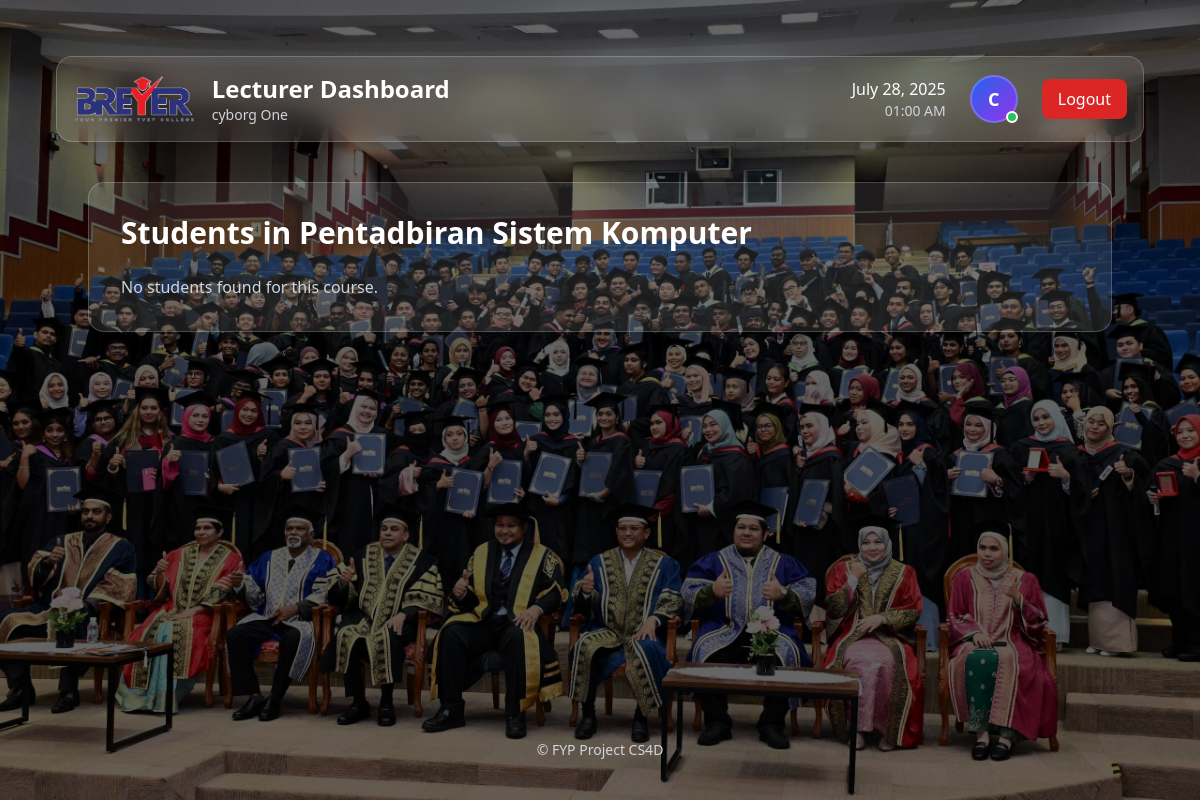
Before: /lecturer/courses/1/students/ (signed in) with the older database file.
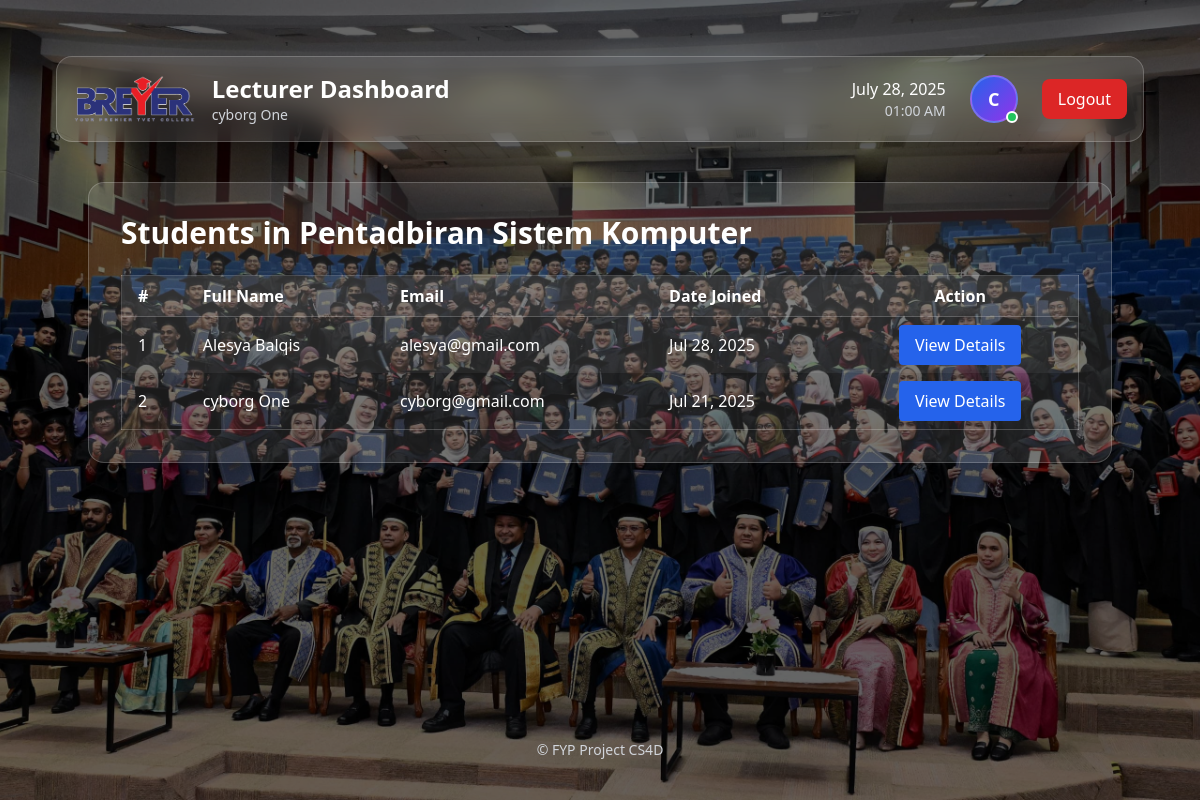
After: the same page with the newer database file.
### accounts/models.py (models this page shows, shortened)
class CustomUser(AbstractBaseUser, PermissionsMixin):
    class Role(models.TextChoices):
        STUDENT = 'STUDENT', 'Student'
        LECTURER = 'LECTURER', 'Lecturer'
        ADMIN = 'ADMIN', 'Admin'
    email = models.EmailField(unique=True)
    role = models.CharField(max_length=20, choices=Role.choices, default=Role.STUDENT)
    first_name = models.CharField(max_length=30, blank=True)
    last_name = models.CharField(max_length=30, blank=True)
    phone_number = models.CharField(max_length=20, blank=True, null=True)
    address = models.TextField(blank=True, null=True)
    department = models.ForeignKey(
    Department,
    null=True,
    blank=True,
    on_delete=models.SET_NULL,
    related_name='users'
)
    profile_picture = models.ImageField(upload_to='profile_pics/', blank=True, null=True)  # Added profile_picture field
    is_staff = models.BooleanField(default=False)
    is_active = models.BooleanField(default=True)
    date_joined = models.DateTimeField(default=timezone.now, blank=True, null=True)
    USERNAME_FIELD = 'email'
    REQUIRED_FIELDS = ['first_name', 'last_name']
    objects = CustomUserManager()
    def get_full_name(self):
        return f"{self.first_name} {self.last_name}".strip()

### lecturer/views.py (the view)
# urls.py: path('students/', views.student_list, name='student_list'),
def student_list(request, course_id):
    course = get_object_or_404(Course, id=course_id)
    enrollments = Enrollment.objects.filter(course=course).select_related('student__user')
    students = sorted(
        [enrollment.student.user for enrollment in enrollments],
        key=lambda u: u.get_full_name().lower()
    )
    return render(request, 'lecturer/student_list.html', {'students': students, 'course': course})

### lecturer/templates/lecturer/student_list.html (shortened to what this page needs)
{% extends 'lecturer/base_lecturer.html' %}
{% load static %}
{% block lecturer_content %}
<div class="max-w-5xl mx-auto p-8 bg-white/10 rounded-2xl border border-white/20 shadow-lg mt-10">
  <h1 class="text-3xl font-bold text-white mb-6">Students in {{ course.name }}</h1>
  {% if students %}
    <div class="overflow-x-auto">
      <table class="min-w-full border border-white/20 rounded-xl">
        <thead class="bg-white/10 text-white">
          <tr>
            <th class="border-b border-white/20 px-4 py-2 text-left">#</th>
            <th class="border-b border-white/20 px-4 py-2 text-left">Full Name</th>
            <th class="border-b border-white/20 px-4 py-2 text-left">Email</th>
            <th class="border-b border-white/20 px-4 py-2 text-left">Date Joined</th>
            <th class="border-b border-white/20 px-4 py-2 text-center">Action</th>
          </tr>
        </thead>
        <tbody>
          {% for student in students %}
            <tr class="odd:bg-white/5 even:bg-white/0 hover:bg-blue-600/10 transition">
              <td class="px-4 py-2 text-white">{{ forloop.counter }}</td>
              <td class="px-4 py-2 text-white">{{ student.get_full_name }}</td>
              <td class="px-4 py-2 text-white">{{ student.email }}</td>
              <td class="px-4 py-2 text-white">{{ student.date_joined|date:"M d, Y" }}</td>
              <td class="px-4 py-2 text-center">
                <a href="{% url 'lecturer:student_full_details' student.id %}"
                   class="inline-block bg-blue-600 hover:bg-blue-700 text-white px-4 py-2 rounded transition">
                  View Details
                </a>
              </td>
            </tr>
          {% endfor %}
        </tbody>
      </table>
    </div>
  {% else %}
    <p class="text-gray-300">No students found for this course.</p>
  {% endif %}
</div>
{% endblock %}

### lecturer/templates/lecturer/base_lecturer.html (shortened to what this page needs)
{% extends 'base.html' %}
{% load static %}
{% block content %}
  <div class="bg-white/10 backdrop-blur-md rounded-2xl p-4 border border-white/20 shadow-xl mb-8">
    <div class="flex justify-between items-center">
      <div class="flex items-center space-x-4">
        <img src="{% static 'images/breyer.jpg' %}" alt="Breyer Logo" class="h-12 w-auto">
        <div>
          <a href="{% url 'lecturer:dashboard' %}" class="text-2xl font-bold text-white hover:text-blue-400 transition">
            Lecturer Dashboard
          </a>
          <p class="text-gray-300 text-sm">{{ request.user.get_full_name|default:request.user.email }}</p>
        </div>
      </div>
      <div class="flex items-center space-x-6">
        <div class="text-right">
          <p class="text-white font-medium" id="current-date"></p>
          <p class="text-gray-300 text-sm" id="current-time"></p>
        </div>
        <a href="{% url 'lecturer:profile' %}" class="relative group">
          {% if request.user.profile_picture %}
          <img src="{{ request.user.profile_picture.url }}" alt="Profile Picture" class="w-12 h-12 rounded-full object-cover border-2 border-white/20 group-hover:border-blue-400 transition-colors">
          {% else %}
          <div class="w-12 h-12 rounded-full bg-gradient-to-br from-blue-600 to-purple-600 flex items-center justify-center border-2 border-white/20 group-hover:border-blue-400 transition-colors">
            <span class="text-white font-semibold text-lg">{{ request.user.get_full_name|first|upper|default:request.user.email|first|upper }}</span>
          </div>
          {% endif %}
          <div class="absolute bottom-0 right-0 w-3 h-3 bg-green-500 rounded-full border-2 border-white"></div>
        </a>
        <form action="{% url 'logout' %}" method="post">
          <button class="bg-red-600 hover:bg-red-700 text-white px-4 py-2 rounded-lg transition-colors flex items-center">
            Logout
          </button>
        </form>
      </div>
    </div>
  </div>
  {% block lecturer_content %}
  {% endblock %}
{% endblock %}

Changed rows visible on the page:
now on one of the page's lists (row unchanged): CustomUser: get_full_name "cyborg One", email "cyborg@gmail.com", date_joined "Jul 21, 2025"
now on this page (row edited): CustomUser: get_full_name "Alesya Balqis", email "alesya@gmail.com", date_joined "Jul 28, 2025"
Other visible differences:
text no longer shown: "No students found for this course."
text now shown: "# Full Name Email Date Joined Action"
